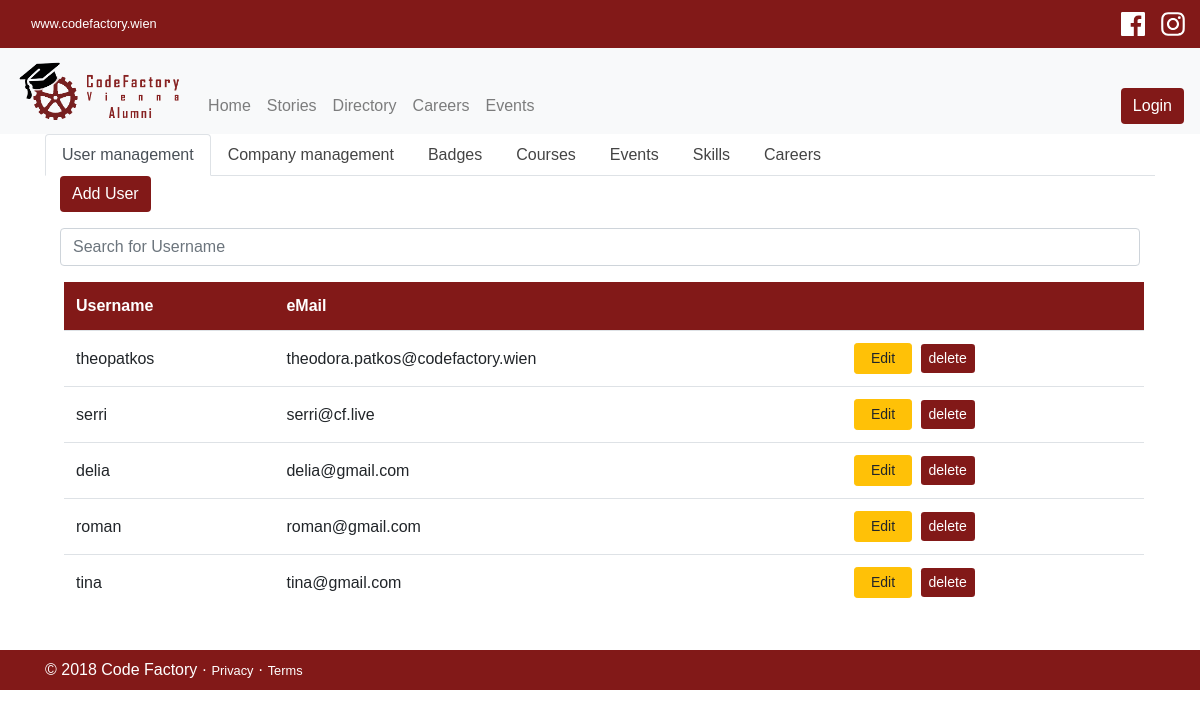
The app's page /admin.php with its own data.
### tables this page shows
CREATE TABLE `users` (
  `user_id` int(11) NOT NULL,
  `username` varchar(55) DEFAULT NULL,
  `email` varchar(100) DEFAULT NULL,
  `password` varchar(255) DEFAULT NULL,
  `user_role` enum('student','company','admin','super_admin') DEFAULT NULL
);

### inc/database.php (called while the page is built, shortened)
<?php
class Database {
    public $conn;
    public $servername = "localhost";
    public $username = "root";
    public $password = "";
    public $db_name="alumni_project";
    public function open_db_conn(){
        $this->conn=mysqli_connect($this->servername, $this->username, $this->password, $this->db_name);
    }
    public function query($sql){
        $result=mysqli_query($this->conn,$sql);
        return $result;
    }
}
$db=new Database();
 ?>

### inc/db_actions.php (called while the page is built, shortened)
<?php
require_once 'database.php';
class DbActions extends Database{
public function fetch_records($table){
	global $db;
	$sql="SELECT * FROM ".$table;
	$arr=array();
	$query=$db->query($sql);
	while($row=mysqli_fetch_assoc($query)){
		$arr[]=$row;
	}
	return $arr;
}
}
$obj=new DbActions();

### admin.php (the view, shortened to what this page needs)
<?php
include 'inc/header.php';
include "inc/topnav.php";
include "inc/nav.php";
?>
<link rel="stylesheet" href="./assets/css/form.css">
<?php
function listing() {
	global $obj;
	$rows=$obj->fetch_records("users");
			?>
					<input class="form-control mt-3" type="text" name="search-text" id="search-text" placeholder="Search for Username">
				<table class="table my-3 mx-1 vertical-align">
					  <thead class="thead-dark">
					    <tr>
					      <th scope="col">Username</th>
					      <th scope="col">eMail</th>
					      <th scope="col"></th>
					    </tr>
					  </thead>
					  <tbody class="table-striped" id="selresult">
					 		<?php foreach($rows as $row){
						 		echo "<tr>";
								echo "<td>".$row['username']."</td>";
								echo "<td>".$row['email']."</td>";
								echo "<td><a href='edit.php?id=".$row['user_id']."' role='button' class='btn btn-warning mx-1 btn-sm px-3'>Edit</a> <button type='button' class='btn btn-danger btn-sm deletebutton' id='".$row['user_id']."'>delete</button> </td>";
								echo "</tr>";
							} ?>
					  </tbody>
				</table>
			<?php
}
			?>
<div class="container">
<ul class="nav nav-tabs">
  <li class="nav-item">
    <a class="nav-link active" data-toggle="tab" href="#first">User management</a>
  </li>
    <li class="nav-item">
    <a class="nav-link" data-toggle="tab" href="#company">Company management</a>
  </li>
  <li class="nav-item">
    <a class="nav-link" data-toggle="tab" href="#badges">Badges</a>
  </li>
  <li class="nav-item">
    <a class="nav-link" data-toggle="tab" href="#courses">Courses</a>
  </li>
  <li class="nav-item">
    <a class="nav-link" data-toggle="tab" href="#events">Events</a>
  </li>
    <li class="nav-item">
    <a class="nav-link" data-toggle="tab" href="#skills">Skills</a>
  </li>
    <li class="nav-item">
    <a class="nav-link" data-toggle="tab" href="#careers">Careers</a>
  </li>
</ul>
<div class="tab-content">
  <div class="tab-pane container-fluid active" id="first">
  	<a href="./inc/login/register.php" class="btn btn-dark">Add User</a>
  	<div class="row">
  		<div class="col-12">
			<?php listing(); ?>
		</div>
  	</div>
  </div>
</div>
</div>
<?php
include 'inc/footer.php';
?>

### assets/css/styles-global.css (style rules this page uses)
body { font-family: "Cabin", sans-serif; }
a { color: #444; }
.nav-item { transition: 0.4s; border-bottom: 0px solid #821918; }
.btn-dark, .btn-danger { background: #821918; border: none; }
.table .thead-dark th { background: #821918; border: none; }

### assets/css/form.css (style rules this page uses)
tbody { vertical-align: middle; }
.table > tbody > tr > td { vertical-align: middle; }
.table > thead > tr { border-radius: 2em; }

### records on screen
users: username "theopatkos", email "theodora.patkos@codefactory.wien"
users: username "serri", email "serri@cf.live"
users: username "delia", email "delia@gmail.com"
users: username "roman", email "roman@gmail.com"
users: username "tina", email "tina@gmail.com"
